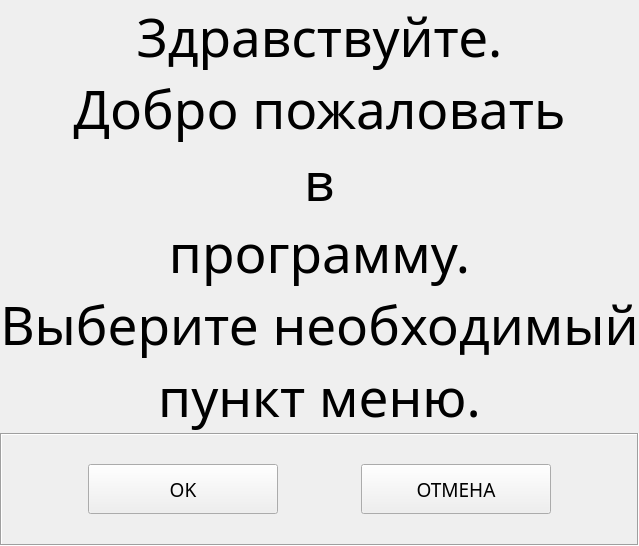
          <widget class="QWidget" name="start_page_1">
           <layout class="QVBoxLayout" name="verticalLayout_5">
            <property name="spacing">
             <number>0</number>
            </property>
            <property name="leftMargin">
             <number>0</number>
            </property>
            <property name="topMargin">
             <number>0</number>
            </property>
            <property name="rightMargin">
             <number>0</number>
            </property>
            <property name="bottomMargin">
             <number>0</number>
            </property>
            <item>
             <widget class="QLabel" name="stack_start_label">
              <property name="font">
               <font>
                <family>Arial Black</family>
                <pointsize>40</pointsize>
               </font>
              </property>
              <property name="styleSheet">
               <string notr="true"/>
              </property>
              <property name="text">
               <string>Здравствуйте.
Добро пожаловать
в
программу.
Выберите необходимый
пункт меню.</string>
              </property>
              <property name="alignment">
               <set>Qt::AlignCenter</set>
              </property>
             </widget>
            </item>
            <item>
             <widget class="QFrame" name="message_btn_frame">
              <property name="minimumSize">
               <size>
                <width>0</width>
                <height>113</height>
               </size>
              </property>
              <property name="maximumSize">
               <size>
                <width>16777215</width>
                <height>113</height>
               </size>
              </property>
              <property name="frameShape">
               <enum>QFrame::Box</enum>
              </property>
              <property name="frameShadow">
               <enum>QFrame::Sunken</enum>
              </property>
              <layout class="QHBoxLayout" name="horizontalLayout_7">
               <item>
                <widget class="QPushButton" name="ok_message_btn">
                 <property name="minimumSize">
                  <size>
                   <width>190</width>
                   <height>50</height>
                  </size>
                 </property>
                 <property name="maximumSize">
                  <size>
                   <width>190</width>
                   <height>50</height>
                  </size>
                 </property>
                 <property name="font">
                  <font>
                   <family>Arial Black</family>
                   <pointsize>14</pointsize>
                  </font>
                 </property>
                 <property name="text">
                  <string>OK</string>
                 </property>
                </widget>
               </item>
               <item>
                <widget class="QPushButton" name="cancel_message_btn">
                 <property name="minimumSize">
                  <size>
                   <width>190</width>
                   <height>50</height>
                  </size>
                 </property>
                 <property name="maximumSize">
                  <size>
                   <width>190</width>
                   <height>50</height>
                  </size>
                 </property>
                 <property name="font">
                  <font>
                   <family>Arial Black</family>
                   <pointsize>14</pointsize>
                  </font>
                 </property>
                 <property name="text">
                  <string>ОТМЕНА</string>
                 </property>
                </widget>
               </item>
              </layout>
             </widget>
            </item>
           </layout>
          </widget>
